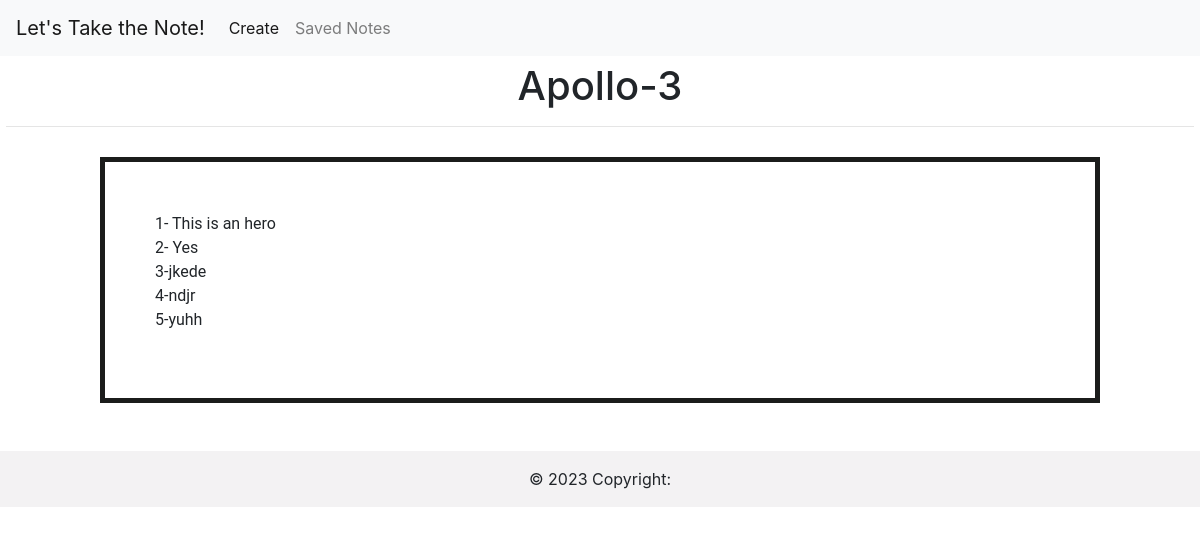
/object/76/, run on the app's committed database.
### mynote/models.py (models this page shows, shortened)
class Contact(models.Model):
    user = models.ForeignKey(User, on_delete=models.CASCADE,default=1)
    created_at = models.DateTimeField(default=datetime.datetime.now)
    name=models.TextField(blank=True)
    name1=models.CharField(max_length=128, null=True)
    age=models.CharField(max_length=128, null=True)

### mynote/views.py (the view)
# urls.py: path('object/<int:item_id>/', views.about, name='about'),
def about(request, item_id):
    item = Contact.objects.get(pk=item_id)
    return render(request, 'about.html', {'item': item})

### templates/about.html (shortened to what this page needs)
<link rel="stylesheet" href="https://cdn.jsdelivr.net/npm/bootstrap@4.4.1/dist/css/bootstrap.min.css">
<!DOCTYPE html>
<html lang="en">
<head>
</head>
<body>
    <nav class="navbar navbar-expand-lg navbar-light bg-light">
        <a class="navbar-brand" href="#">Let's Take the Note!</a>
        <div class="collapse navbar-collapse" id="navbarNav">
          <ul class="navbar-nav">
            <li class="nav-item active">
              <a class="nav-link" href="index1.html">Create <span class="sr-only">(current)</span></a>
            </li>
            <li class="nav-item">
              <a class="nav-link" href="about1.html">Saved Notes</a>
            </li>
          </ul>
        </div>
      </nav>
     <h1 style="text-align: center; padding: 6px;">{{ item.name1 }} <hr></h1>
     <div style="background-color: white;
     padding: 10px;
     width: 1000px;
     height: auto;
     border: 5px solid rgb(27, 28, 27);
     padding: 50px;
     margin: auto; font-family: 'Roboto', sans-serif;">{{item.name|linebreaks}}</div>
     <br><br>
      <footer class="bg-light text-center text-lg-start">
        <div class="text-center p-3" style="background-color: rgb(217 213 213 / 20%);">
          © 2023 Copyright:
        </div>
      </footer>
</body>
</html>

### data on the page
Contact: name1 "Apollo-3", name "1- This is an hero 2- Yes 3-jkede 4-ndjr 5-yuhh"
